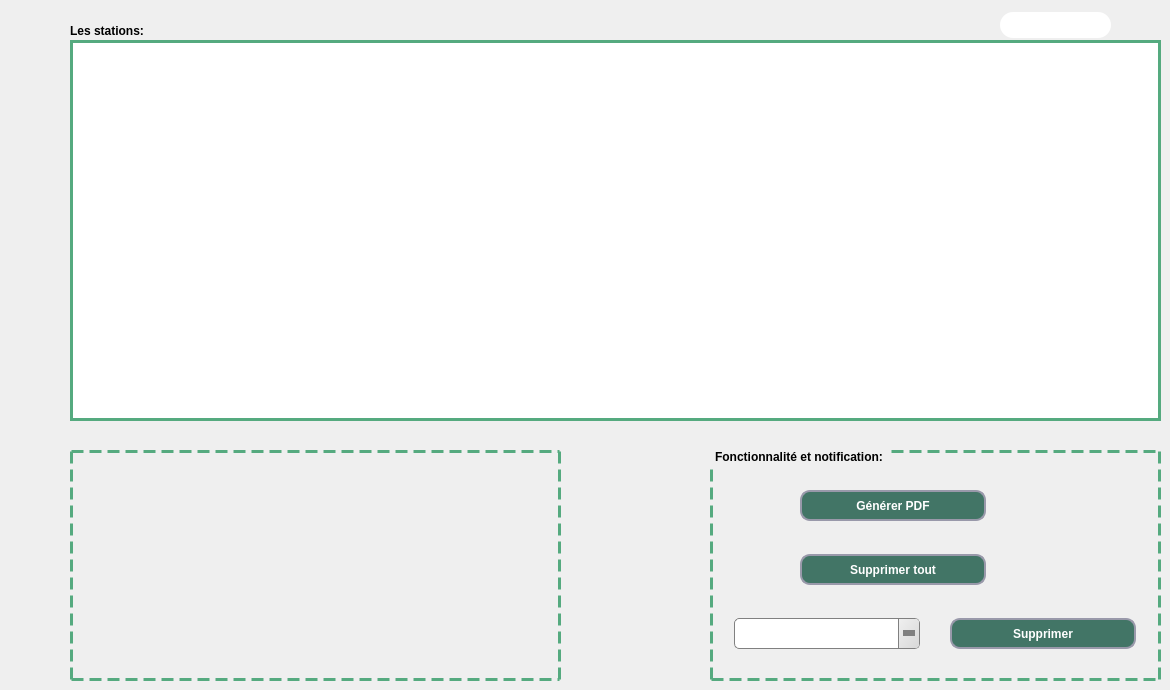
     <widget class="QWidget" name="afficher_station">
      <attribute name="title">
       <string>Afficher station</string>
      </attribute>
      <widget class="QLabel" name="label_7">
       <property name="geometry">
        <rect>
         <x>70</x>
         <y>450</y>
         <width>491</width>
         <height>231</height>
        </rect>
       </property>
       <property name="styleSheet">
        <string notr="true">
QLabel {
    border: 3px dashed rgb(85, 170, 127);
    margin-top: 1ex; /* leave space at the top for the title */
font: 10pt &quot;MS Shell Dlg 2&quot;;
}

</string>
       </property>
       <property name="text">
        <string/>
       </property>
       <property name="scaledContents">
        <bool>true</bool>
       </property>
      </widget>
      <widget class="QGroupBox" name="fonctionnalite">
       <property name="geometry">
        <rect>
         <x>710</x>
         <y>450</y>
         <width>451</width>
         <height>231</height>
        </rect>
       </property>
       <property name="styleSheet">
        <string notr="true">
QGroupBox {
    border: 3px dashed rgb(85, 170, 127);
    margin-top: 1ex; /* leave space at the top for the title */
font: 75 9pt &quot;MS Shell Dlg 2&quot;;
font-weight: bold;
}

QGroupBox::title {
    subcontrol-origin: margin;
    padding: 0 3px;
}
</string>
       </property>
       <property name="title">
        <string>Fonctionnalité et notification:</string>
       </property>
       <widget class="QPushButton" name="pushButton_pdf">
        <property name="geometry">
         <rect>
          <x>90</x>
          <y>40</y>
          <width>186</width>
          <height>31</height>
         </rect>
        </property>
        <property name="styleSheet">
         <string notr="true">QPushButton{
 background: rgb(66, 117, 102);
border-radius:10px;
border-style:solid;
border-width:2px;
border-color:#9999aa;
color:white;
font: 75 9pt &quot;MS Shell Dlg 2&quot;;
font-weight: bold;
}
QPushButton:enabled{
 background-color: rgb(66, 117, 102);
color:white;
}

QPushButton:pressed{
 background-color: qlineargradient(spread:pad, x1:0.5, y1:0.0342727, x2:0.5, y2:1, stop:0 rgba(0, 255, 255, 255), stop:1 rgba(255, 255, 255, 255));
color:#fffffe;
}

QPushButton:hover:!pressed{
 background-color:   rgb(221,222,217);
color:#0c2f70;
}

QPushButton:disabled{
background-color:rgb(66, 117, 102);
color:#ffffff;
}</string>
        </property>
        <property name="text">
         <string>Générer PDF</string>
        </property>
       </widget>
       <widget class="QLabel" name="PDF">
        <property name="geometry">
         <rect>
          <x>20</x>
          <y>30</y>
          <width>51</width>
          <height>51</height>
         </rect>
        </property>
        <property name="autoFillBackground">
         <bool>false</bool>
        </property>
        <property name="text">
         <string/>
        </property>
        <property name="pixmap">
         <pixmap resource="../resources/iconn.qrc">:/icons/pdf.png</pixmap>
        </property>
        <property name="scaledContents">
         <bool>true</bool>
        </property>
       </widget>
       <widget class="QPushButton" name="pushButton_suppt">
        <property name="geometry">
         <rect>
          <x>90</x>
          <y>104</y>
          <width>186</width>
          <height>31</height>
         </rect>
        </property>
        <property name="styleSheet">
         <string notr="true">QPushButton{
 background: rgb(66, 117, 102);
border-radius:10px;
border-style:solid;
border-width:2px;
border-color:#9999aa;
color:white;
font: 75 9pt &quot;MS Shell Dlg 2&quot;;
font-weight: bold;
}
QPushButton:enabled{
 background-color: rgb(66, 117, 102);
color:white;
}

QPushButton:pressed{
 background-color: qlineargradient(spread:pad, x1:0.5, y1:0.0342727, x2:0.5, y2:1, stop:0 rgba(0, 255, 255, 255), stop:1 rgba(255, 255, 255, 255));
color:#fffffe;
}

QPushButton:hover:!pressed{
 background-color:   rgb(221,222,217);
color:#0c2f70;
}

QPushButton:disabled{
background-color:rgb(66, 117, 102);
color:#ffffff;
}</string>
        </property>
        <property name="text">
         <string>Supprimer tout</string>
        </property>
       </widget>
       <widget class="QLabel" name="COR">
        <property name="geometry">
         <rect>
          <x>20</x>
          <y>95</y>
          <width>55</width>
          <height>51</height>
         </rect>
        </property>
        <property name="autoFillBackground">
         <bool>false</bool>
        </property>
        <property name="text">
         <string/>
        </property>
        <property name="pixmap">
         <pixmap resource="../resources/iconn.qrc">:/new/prefix1/icons/corbeille.png</pixmap>
        </property>
        <property name="scaledContents">
         <bool>true</bool>
        </property>
       </widget>
       <widget class="QPushButton" name="pushButton_supp">
        <property name="geometry">
         <rect>
          <x>240</x>
          <y>168</y>
          <width>186</width>
          <height>31</height>
         </rect>
        </property>
        <property name="styleSheet">
         <string notr="true">QPushButton{
 background: rgb(66, 117, 102);
border-radius:10px;
border-style:solid;
border-width:2px;
border-color:#9999aa;
color:white;
font: 75 9pt &quot;MS Shell Dlg 2&quot;;
font-weight: bold;
}
QPushButton:enabled{
 background-color: rgb(66, 117, 102);
color:white;
}

QPushButton:pressed{
 background-color: qlineargradient(spread:pad, x1:0.5, y1:0.0342727, x2:0.5, y2:1, stop:0 rgba(0, 255, 255, 255), stop:1 rgba(255, 255, 255, 255));
color:#fffffe;
}

QPushButton:hover:!pressed{
 background-color:   rgb(221,222,217);
color:#0c2f70;
}

QPushButton:disabled{
background-color:rgb(66, 117, 102);
color:#ffffff;
}</string>
        </property>
        <property name="text">
         <string>Supprimer</string>
        </property>
       </widget>
       <widget class="QComboBox" name="comboBox_id_2">
        <property name="geometry">
         <rect>
          <x>24</x>
          <y>168</y>
          <width>186</width>
          <height>31</height>
         </rect>
        </property>
        <property name="styleSheet">
         <string notr="true">QComboBox {
    background: qlineargradient(x1:0, y1:0, x2:1, y2:0,
        stop:0 #E1E1E1, stop: 0.4 #DDDDDD,
        stop: 0.5 #D8D8D8, stop: 1.0 #D3D3D3);
    border: 1px solid gray;
    border-radius: 5px;
    padding: 1px 18px 1px 3px;
}

QComboBox::drop-down {
    subcontrol-origin: padding;
    subcontrol-position: top right;
    width: 20px;
    border-left-width: 1px;
    border-left-color: gray;
    border-left-style: solid;
    border-top-right-radius: 3px;
    border-bottom-right-radius: 3px;
    background: qlineargradient(x1: 0, y1: 0, x2: 1, y2: 1, stop: 0 #f0f0f0, stop: 1 #d8d8d8);

}
QComboBox::down-arrow {
    width: 0;
    height: 0;
    border-style: solid;
    border-width: 6px 6px 0 6px;
    border-color: gray transparent transparent transparent;
}






QComboBox::hover {
    background: #d0d0d0;
}

QComboBox::pressed {
    background: #c8c8c8;
}</string>
        </property>
       </widget>
      </widget>
      <widget class="QLabel" name="label">
       <property name="geometry">
        <rect>
         <x>70</x>
         <y>20</y>
         <width>151</width>
         <height>21</height>
        </rect>
       </property>
       <property name="styleSheet">
        <string notr="true">QLabel{
font: 75 12pt &quot;MS Shell Dlg 2&quot;;
font-weight: bold;}</string>
       </property>
       <property name="text">
        <string>Les stations:</string>
       </property>
      </widget>
      <widget class="QTableView" name="tableView_station">
       <property name="geometry">
        <rect>
         <x>70</x>
         <y>40</y>
         <width>1091</width>
         <height>381</height>
        </rect>
       </property>
       <property name="styleSheet">
        <string notr="true">QHeaderView::section {
	font: 75 9pt &quot;MS Shell Dlg 2&quot;;
font-weight: bold;
	color:rgb(66,117,102);
    padding: 4px;
    border-style: solid ;
    border-bottom: 2px solid rgb(85, 170, 127) ;
    border-right: 2px solid rgb(85, 170, 127) ;
}
QScrollBar:horizontal {
    border: 2px solid grey;
    background: #3f7265;
    height: 15px;
    margin: 0px 20px 0 20px;
}
QScrollBar::handle:horizontal {
    background:rgb(238, 238, 238);
    min-width: 20px;
}
QScrollBar::add-line:horizontal {
    border: 2px solid grey;
    background: #3f7265;
    width: 20px;
    subcontrol-position: right;
    subcontrol-origin: margin;
}

QScrollBar::sub-line:horizontal {
    border: 2px solid grey;
    background: #3f7265;
    width: 20px;
    subcontrol-position: left;
    subcontrol-origin: margin;
}
QTableView {
    border: 3px solid rgb(85, 170, 127);
    inner-border: 3px dashed rgb(85, 170, 127);
    margin-top: 1ex; /* leave space at the top for the title */
font: 10pt &quot;MS Shell Dlg 2&quot;;
}

</string>
       </property>
      </widget>
      <widget class="QLineEdit" name="lineEdit">
       <property name="geometry">
        <rect>
         <x>1000</x>
         <y>12</y>
         <width>111</width>
         <height>26</height>
        </rect>
       </property>
       <property name="styleSheet">
        <string notr="true">QLineEdit{
border-radius:13px;
border-style:solid;
border-width:0px;
border-color:#aaaaa;
font: 75 9pt &quot;MS Shell Dlg 2&quot;;
font-weight: bold;
}</string>
       </property>
      </widget>
      <widget class="QLabel" name="label_3">
       <property name="geometry">
        <rect>
         <x>990</x>
         <y>-36</y>
         <width>171</width>
         <height>121</height>
        </rect>
       </property>
       <property name="text">
        <string/>
       </property>
       <property name="textFormat">
        <enum>Qt::AutoText</enum>
       </property>
       <property name="pixmap">
        <pixmap>../../Downloads/barre-de-recherche.png</pixmap>
       </property>
       <property name="scaledContents">
        <bool>true</bool>
       </property>
       <property name="wordWrap">
        <bool>false</bool>
       </property>
      </widget>
      <widget class="QTableView" name="tableView_station2">
       <property name="geometry">
        <rect>
         <x>220</x>
         <y>90</y>
         <width>811</width>
         <height>281</height>
        </rect>
       </property>
      </widget>
      <zorder>tableView_station2</zorder>
      <zorder>label_3</zorder>
      <zorder>label_7</zorder>
      <zorder>fonctionnalite</zorder>
      <zorder>label</zorder>
      <zorder>tableView_station</zorder>
      <zorder>lineEdit</zorder>
     </widget>
